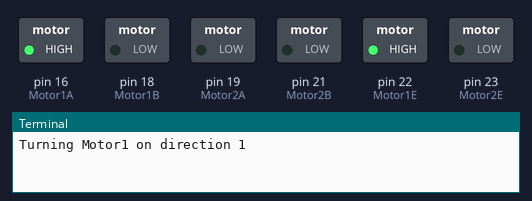
A program run on a simulated Raspberry Pi (header pin numbers). Parts: switched loads named in the program (green lamp = pin HIGH), the last lines printed to the terminal. At 11.0 s the program stops and its outputs stay as they are.

Above: at 0.1 s.
At 2.1 s:
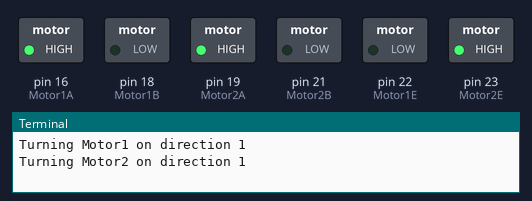
At 5.1 s:
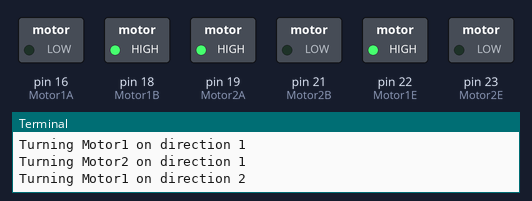
At 7.1 s:
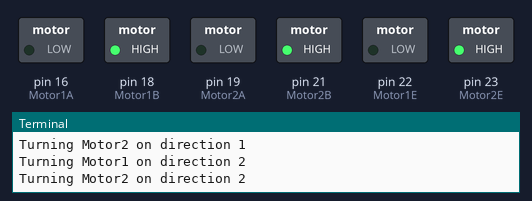
At 9.1 s:
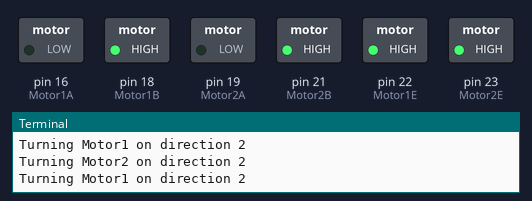
At 11.1 s:
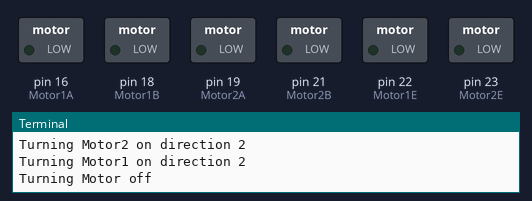
Timing chart, 0 to 12.5 s (numbered marks = the images above):
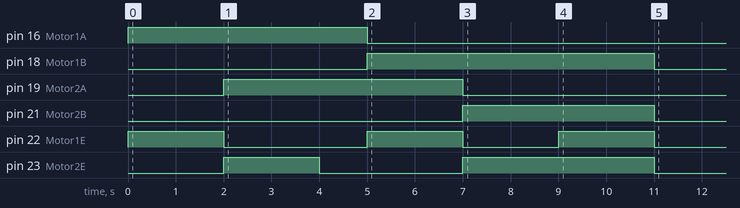

Measured:
- by itself, pin 16 (Motor1A): LOW → HIGH at 0.00 s, → LOW 5.0 s later
- by itself, pin 18 (Motor1B): LOW → HIGH at 5.0 s, → LOW 6.0 s later
- by itself, pin 19 (Motor2A): LOW → HIGH at 2.0 s, → LOW 5.0 s later
- by itself, pin 21 (Motor2B): LOW → HIGH at 7.0 s, → LOW 4.0 s later
- by itself, pin 22 (Motor1E): goes HIGH 2.0 s, LOW 3.0 s, HIGH 2.0 s, LOW 2.0 s, HIGH 2.0 s, then LOW
- by itself, pin 23 (Motor2E): LOW → HIGH at 2.0 s, → LOW 2.0 s later, → HIGH 3.0 s later, → LOW 4.0 s later

The program:

MotorTest.py
```python
import RPi.GPIO as GPIO
from time import sleep

GPIO.setmode(GPIO.BOARD)
Motor1A = 16
Motor1B = 18
Motor1E = 22

Motor2A = 19
Motor2B = 21
Motor2E = 23


GPIO.setup(Motor1A, GPIO.OUT)
GPIO.setup(Motor1B, GPIO.OUT)
GPIO.setup(Motor1E, GPIO.OUT)
GPIO.setup(Motor2A, GPIO.OUT)
GPIO.setup(Motor2B, GPIO.OUT)
GPIO.setup(Motor2E, GPIO.OUT)


print("Turning Motor1 on direction 1")
GPIO.output(Motor1A, GPIO.HIGH)
GPIO.output(Motor1B, GPIO.LOW)
GPIO.output(Motor1E, GPIO.HIGH)

sleep(2)
GPIO.output(Motor1E, GPIO.LOW)

print("Turning Motor2 on direction 1")
GPIO.output(Motor2A, GPIO.HIGH)
GPIO.output(Motor2B, GPIO.LOW)
GPIO.output(Motor2E, GPIO.HIGH)
sleep(2)
GPIO.output(Motor2E, GPIO.LOW)

sleep(1)
print("Turning Motor1 on direction 2")
GPIO.output(Motor1A, GPIO.LOW)
GPIO.output(Motor1B, GPIO.HIGH)
GPIO.output(Motor1E, GPIO.HIGH)
sleep(2)
GPIO.output(Motor1E, GPIO.LOW)

print("Turning Motor2 on direction 2")
GPIO.output(Motor2A, GPIO.LOW)
GPIO.output(Motor2B, GPIO.HIGH)
GPIO.output(Motor2E, GPIO.HIGH)
sleep(2)

print("Turning Motor1 on direction 2")
GPIO.output(Motor1A, GPIO.LOW)
GPIO.output(Motor1B, GPIO.HIGH)
GPIO.output(Motor1E, GPIO.HIGH)
sleep(2)


print("Turning Motor off")
GPIO.output(Motor1E, GPIO.LOW)
GPIO.output(Motor2E, GPIO.LOW)

GPIO.cleanup()
```
